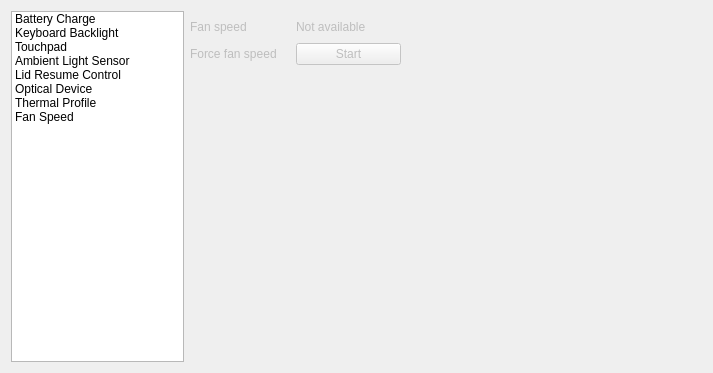
<?xml version="1.0" encoding="UTF-8"?>
<ui version="4.0">
 <class>MainWindow</class>
 <widget class="QWidget" name="MainWindow">
  <property name="geometry">
   <rect>
    <x>0</x>
    <y>0</y>
    <width>713</width>
    <height>373</height>
   </rect>
  </property>
  <property name="sizePolicy">
   <sizepolicy hsizetype="Preferred" vsizetype="Preferred">
    <horstretch>0</horstretch>
    <verstretch>0</verstretch>
   </sizepolicy>
  </property>
  <property name="minimumSize">
   <size>
    <width>713</width>
    <height>373</height>
   </size>
  </property>
  <property name="maximumSize">
   <size>
    <width>713</width>
    <height>373</height>
   </size>
  </property>
  <property name="windowTitle">
   <string>VAIO Control Center</string>
  </property>
  <layout class="QHBoxLayout" name="horizontalLayout_2">
   <item>
    <widget class="QListWidget" name="listWidget">
     <property name="minimumSize">
      <size>
       <width>173</width>
       <height>0</height>
      </size>
     </property>
     <property name="maximumSize">
      <size>
       <width>173</width>
       <height>16777215</height>
      </size>
     </property>
     <item>
      <property name="text">
       <string>Battery Charge</string>
      </property>
     </item>
     <item>
      <property name="text">
       <string>Keyboard Backlight</string>
      </property>
     </item>
     <item>
      <property name="text">
       <string>Touchpad</string>
      </property>
     </item>
     <item>
      <property name="text">
       <string>Ambient Light Sensor</string>
      </property>
     </item>
     <item>
      <property name="text">
       <string>Lid Resume Control</string>
      </property>
     </item>
     <item>
      <property name="text">
       <string>Optical Device</string>
      </property>
     </item>
     <item>
      <property name="text">
       <string>Thermal Profile</string>
      </property>
     </item>
     <item>
      <property name="text">
       <string>Fan Speed</string>
      </property>
     </item>
    </widget>
   </item>
   <item>
    <widget class="QWidget" name="widget" native="true">
     <layout class="QVBoxLayout" name="verticalLayout">
      <property name="margin">
       <number>0</number>
      </property>
      <item>
       <widget class="QStackedWidget" name="stackedWidget">
        <property name="enabled">
         <bool>true</bool>
        </property>
        <property name="currentIndex">
         <number>7</number>
        </property>
        <widget class="QWidget" name="stackedWidgetPage1">
         <layout class="QVBoxLayout" name="verticalLayout_2">
          <item>
           <widget class="QCheckBox" name="chk_battery_fast_charge">
            <property name="text">
             <string>Enable Battery Fast Charge</string>
            </property>
           </widget>
          </item>
          <item>
           <widget class="QFrame" name="frm_battery_protection">
            <property name="frameShape">
             <enum>QFrame::NoFrame</enum>
            </property>
            <property name="frameShadow">
             <enum>QFrame::Raised</enum>
            </property>
            <layout class="QVBoxLayout" name="verticalLayout_4">
             <property name="margin">
              <number>0</number>
             </property>
             <item>
              <widget class="QRadioButton" name="rad_battery_max_protection">
               <property name="text">
                <string>Maximum Battery Protection (50% charge)</string>
               </property>
               <attribute name="buttonGroup">
                <string notr="true">btngrp_battery_protection</string>
               </attribute>
              </widget>
             </item>
             <item>
              <widget class="QRadioButton" name="rad_battery_medium_protection">
               <property name="text">
                <string>Medium Battery Protection (80% charge)</string>
               </property>
               <attribute name="buttonGroup">
                <string notr="true">btngrp_battery_protection</string>
               </attribute>
              </widget>
             </item>
             <item>
              <widget class="QRadioButton" name="rad_battery_no_protection">
               <property name="text">
                <string>No Battery Protection (100% charge)</string>
               </property>
               <attribute name="buttonGroup">
                <string notr="true">btngrp_battery_protection</string>
               </attribute>
              </widget>
             </item>
             <item>
              <spacer name="verticalSpacer_4">
               <property name="orientation">
                <enum>Qt::Vertical</enum>
               </property>
               <property name="sizeHint" stdset="0">
                <size>
                 <width>20</width>
                 <height>40</height>
                </size>
               </property>
              </spacer>
             </item>
            </layout>
           </widget>
          </item>
         </layout>
        </widget>
        <widget class="QWidget" name="stackedWidgetPage2">
         <layout class="QVBoxLayout" name="verticalLayout_3">
          <item>
           <widget class="QFrame" name="frm_kbd_bl">
            <property name="frameShape">
             <enum>QFrame::NoFrame</enum>
            </property>
            <property name="frameShadow">
             <enum>QFrame::Raised</enum>
            </property>
            <layout class="QFormLayout" name="formLayout_2">
             <property name="verticalSpacing">
              <number>0</number>
             </property>
             <property name="margin">
              <number>0</number>
             </property>
             <item row="3" column="0">
              <widget class="QLabel" name="lbl_kbd_timeout">
               <property name="text">
                <string>Timeout:</string>
               </property>
              </widget>
             </item>
             <item row="3" column="1">
              <widget class="QSlider" name="hslider_kbd_timeout">
               <property name="maximum">
                <number>3</number>
               </property>
               <property name="tracking">
                <bool>false</bool>
               </property>
               <property name="orientation">
                <enum>Qt::Horizontal</enum>
               </property>
               <property name="invertedControls">
                <bool>false</bool>
               </property>
               <property name="tickPosition">
                <enum>QSlider::TicksBelow</enum>
               </property>
               <property name="tickInterval">
                <number>0</number>
               </property>
              </widget>
             </item>
             <item row="4" column="1">
              <widget class="QLabel" name="lbl_kbd_timeout_val">
               <property name="text">
                <string>10 seconds</string>
               </property>
               <property name="alignment">
                <set>Qt::AlignCenter</set>
               </property>
              </widget>
             </item>
             <item row="2" column="0" colspan="2">
              <widget class="QCheckBox" name="chk_enable_kbd_bl">
               <property name="text">
                <string>Enable Keyboard Backlight</string>
               </property>
              </widget>
             </item>
            </layout>
           </widget>
          </item>
         </layout>
        </widget>
        <widget class="QWidget" name="stackedWidgetPage3">
         <layout class="QVBoxLayout" name="verticalLayout_7">
          <item>
           <widget class="QCheckBox" name="chk_enable_touchpad">
            <property name="text">
             <string>Enable Touchpad</string>
            </property>
           </widget>
          </item>
          <item>
           <spacer name="verticalSpacer">
            <property name="orientation">
             <enum>Qt::Vertical</enum>
            </property>
            <property name="sizeHint" stdset="0">
             <size>
              <width>20</width>
              <height>40</height>
             </size>
            </property>
           </spacer>
          </item>
         </layout>
        </widget>
        <widget class="QWidget" name="stackedWidgetPage4">
         <layout class="QVBoxLayout" name="verticalLayout_6">
          <item>
           <widget class="QFrame" name="frm_als">
            <property name="frameShape">
             <enum>QFrame::NoFrame</enum>
            </property>
            <property name="frameShadow">
             <enum>QFrame::Raised</enum>
            </property>
            <layout class="QVBoxLayout" name="verticalLayout_11">
             <property name="margin">
              <number>0</number>
             </property>
             <item>
              <widget class="QCheckBox" name="chk_enable_als_power">
               <property name="text">
                <string>Enable Ambient Light Sensor</string>
               </property>
              </widget>
             </item>
             <item>
              <layout class="QFormLayout" name="formLayout">
               <property name="fieldGrowthPolicy">
                <enum>QFormLayout::AllNonFixedFieldsGrow</enum>
               </property>
               <item row="0" column="0">
                <widget class="QLabel" name="lbl_als_lux">
                 <property name="text">
                  <string>Luminance:</string>
                 </property>
                </widget>
               </item>
               <item row="0" column="1">
                <widget class="QLabel" name="lbl_als_lux_val">
                 <property name="text">
                  <string>Not available</string>
                 </property>
                </widget>
               </item>
               <item row="1" column="0">
                <widget class="QLabel" name="lbl_als_kelvin">
                 <property name="text">
                  <string>Temperature:</string>
                 </property>
                </widget>
               </item>
               <item row="1" column="1">
                <widget class="QLabel" name="lbl_als_kelvin_val">
                 <property name="text">
                  <string>Not available</string>
                 </property>
                 <property name="scaledContents">
                  <bool>false</bool>
                 </property>
                </widget>
               </item>
              </layout>
             </item>
            </layout>
           </widget>
          </item>
         </layout>
        </widget>
        <widget class="QWidget" name="stackedWidgetPage5">
         <layout class="QVBoxLayout" name="verticalLayout_5">
          <item>
           <widget class="QFrame" name="frm_lid">
            <property name="frameShape">
             <enum>QFrame::NoFrame</enum>
            </property>
            <property name="frameShadow">
             <enum>QFrame::Raised</enum>
            </property>
            <layout class="QVBoxLayout" name="verticalLayout_8">
             <property name="margin">
              <number>0</number>
             </property>
             <item>
              <widget class="QCheckBox" name="chk_lid_s3">
               <property name="enabled">
                <bool>false</bool>
               </property>
               <property name="text">
                <string>Resume from suspend on lid open</string>
               </property>
              </widget>
             </item>
             <item>
              <widget class="QCheckBox" name="chk_lid_s4">
               <property name="enabled">
                <bool>false</bool>
               </property>
               <property name="text">
                <string>Resume from hibernate on lid open</string>
               </property>
              </widget>
             </item>
             <item>
              <widget class="QCheckBox" name="chk_lid_s5">
               <property name="enabled">
                <bool>false</bool>
               </property>
               <property name="text">
                <string>Resume from S5 on lid open</string>
               </property>
              </widget>
             </item>
             <item>
              <spacer name="verticalSpacer_2">
               <property name="orientation">
                <enum>Qt::Vertical</enum>
               </property>
               <property name="sizeHint" stdset="0">
                <size>
                 <width>20</width>
                 <height>40</height>
                </size>
               </property>
              </spacer>
             </item>
            </layout>
           </widget>
          </item>
         </layout>
        </widget>
        <widget class="QWidget" name="stackedWidgetPage6">
         <layout class="QFormLayout" name="formLayout_5">
          <item row="0" column="0">
           <widget class="QCheckBox" name="chk_enable_optdev">
            <property name="text">
             <string>Enable Optical Device</string>
            </property>
           </widget>
          </item>
         </layout>
        </widget>
        <widget class="QWidget" name="stackedWidgetPage7">
         <layout class="QVBoxLayout" name="verticalLayout_9">
          <item>
           <widget class="QFrame" name="frm_thermal">
            <property name="frameShape">
             <enum>QFrame::NoFrame</enum>
            </property>
            <property name="frameShadow">
             <enum>QFrame::Raised</enum>
            </property>
            <layout class="QVBoxLayout" name="verticalLayout_10">
             <property name="margin">
              <number>0</number>
             </property>
             <item>
              <widget class="QRadioButton" name="rad_thermal_balanced">
               <property name="text">
                <string>Balanced Profile</string>
               </property>
               <attribute name="buttonGroup">
                <string notr="true">btngrp_thermal</string>
               </attribute>
              </widget>
             </item>
             <item>
              <widget class="QRadioButton" name="rad_thermal_silent">
               <property name="text">
                <string>Silent Profile</string>
               </property>
               <attribute name="buttonGroup">
                <string notr="true">btngrp_thermal</string>
               </attribute>
              </widget>
             </item>
             <item>
              <widget class="QRadioButton" name="rad_thermal_performance">
               <property name="text">
                <string>Performance Profile</string>
               </property>
               <attribute name="buttonGroup">
                <string notr="true">btngrp_thermal</string>
               </attribute>
              </widget>
             </item>
             <item>
              <spacer name="verticalSpacer_3">
               <property name="orientation">
                <enum>Qt::Vertical</enum>
               </property>
               <property name="sizeHint" stdset="0">
                <size>
                 <width>20</width>
                 <height>40</height>
                </size>
               </property>
              </spacer>
             </item>
            </layout>
           </widget>
          </item>
         </layout>
        </widget>
        <widget class="QWidget" name="stackedWidgetPage8">
         <widget class="QWidget" name="gridLayoutWidget">
          <property name="geometry">
           <rect>
            <x>0</x>
            <y>0</y>
            <width>211</width>
            <height>54</height>
           </rect>
          </property>
          <layout class="QGridLayout" name="gridLayout">
           <property name="spacing">
            <number>0</number>
           </property>
           <item row="0" column="0">
            <widget class="QLabel" name="lbl_fan_speed">
             <property name="enabled">
              <bool>false</bool>
             </property>
             <property name="maximumSize">
              <size>
               <width>158</width>
               <height>78</height>
              </size>
             </property>
             <property name="text">
              <string>Fan speed</string>
             </property>
            </widget>
           </item>
           <item row="0" column="1">
            <widget class="QLabel" name="lbl_fan_speed_val">
             <property name="enabled">
              <bool>false</bool>
             </property>
             <property name="frameShape">
              <enum>QFrame::NoFrame</enum>
             </property>
             <property name="text">
              <string>Not available</string>
             </property>
             <property name="alignment">
              <set>Qt::AlignLeading|Qt::AlignLeft|Qt::AlignVCenter</set>
             </property>
             <property name="wordWrap">
              <bool>false</bool>
             </property>
            </widget>
           </item>
           <item row="1" column="0">
            <widget class="QLabel" name="lbl_fan_forced">
             <property name="enabled">
              <bool>false</bool>
             </property>
             <property name="text">
              <string>Force fan speed</string>
             </property>
            </widget>
           </item>
           <item row="1" column="1">
            <widget class="QPushButton" name="btn_fan_forced">
             <property name="enabled">
              <bool>false</bool>
             </property>
             <property name="text">
              <string>Start</string>
             </property>
            </widget>
           </item>
          </layout>
         </widget>
        </widget>
       </widget>
      </item>
     </layout>
    </widget>
   </item>
  </layout>
 </widget>
 <resources/>
 <connections/>
 <buttongroups>
  <buttongroup name="btngrp_thermal"/>
  <buttongroup name="btngrp_battery_protection"/>
 </buttongroups>
</ui>
